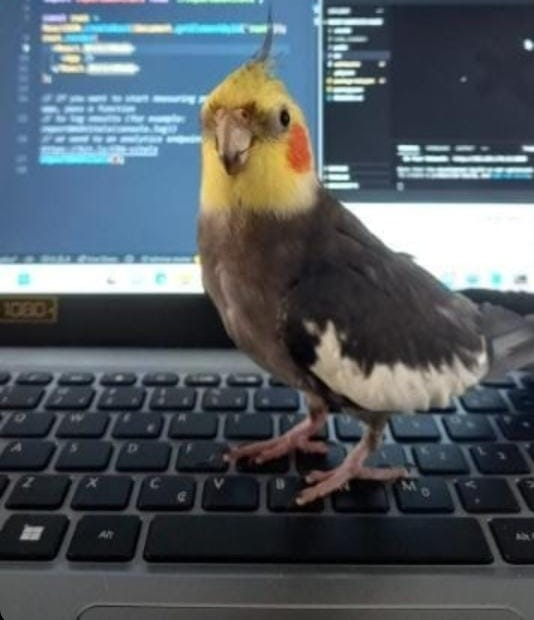
#> input picture img/animais/birdizinho.jpeg, 534 x 620 px; its folder holds only this picture in this run
$ python -i Servico.py   (imports and definitions only)
#> lines starting #> are read from the running program, lines starting #| are printed output that depends on the picture
from tkinter import *

from tkinter import filedialog
from PIL import Image, ImageTk
from tkinter import ttk
import tkinter as tk
import mysql.connector as mysql
import subprocess
import mysql.connector
import cv2
import numpy as np
from io import BytesIO
from tkinter import messagebox

#Configuração da window-----------------------------------------------------------------------------------------------------

# [6 lines not run here, left out]
largura = 700
altura = 500

# [1 line that did not run here, left out]
# [1 line that did not run here, left out]

# [1 line that did not run here, left out]
# [1 line that did not run here, left out]

# [1 line not run here, left out]

#Título-----------------------------------------------------------------------------------------------------
# [1 line that did not run here, left out]

# [64 lines left out: functions create, delete, update, not called in this run]

def abrir_consultaServico():
    subprocess.run(["python", "ConsultarServico.py"])

#Código-----------------------------------------------------------------------------------------------------
# [1 line that did not run here, left out]
# [1 line that did not run here, left out]
# [2 lines not run here, left out]

#Nome-----------------------------------------------------------------------------------------------------
# [1 line that did not run here, left out]
# [1 line that did not run here, left out]
# [2 lines not run here, left out]

#Serviços estéticos: banhos, hidratação, tosa na máquina, tosa na tesoura, tosa higiênica, desembaraçamento, tingimento #dos pelos, escovação de dentes, limpeza de ouvido e corte de unhas.
#Bem estar: dog walker/passeador, prática de esportes guiada como natação e corridas, ioga, acupuntura e fitoterápicos
#(sessões de relaxamento).
#Serviços Médicos: consultas clínicas gerais e especialidades, atendimento domiciliar, vacinação, preventivos e cirurgias.
#Educação: adestramento e hospedagem (aprendizagem de convívio com outros animais).

#Tipo de Serviço-----------------------------------------------------------------------------------------------------

# [1 line that did not run here, left out]
# [6 lines that did not run here, left out]

# [2 lines not run here, left out]

#Valor-----------------------------------------------------------------------------------------------------
# [1 line that did not run here, left out]
# [1 line that did not run here, left out]
# [2 lines not run here, left out]

#Tempo de duração-----------------------------------------------------------------------------------------------------
# [1 line that did not run here, left out]
# [1 line that did not run here, left out]
# [2 lines not run here, left out]

#Descrição-----------------------------------------------------------------------------------------------------

# [1 line that did not run here, left out]
# [2 lines that did not run here, left out]
# [2 lines not run here, left out]

#Imagem-----------------------------------------------------------------------------------------------------

def Simples(rotacao_image, angulo):
    altura, largura = rotacao_image.shape[0], rotacao_image.shape[1]
    y, x = altura / 2, largura / 2
    rotacao_matriz = cv2.getRotationMatrix2D((x, y), angulo, 1.0)
    rotacionando_image = cv2.warpAffine(rotacao_image, rotacao_matriz, (largura, altura))
    return rotacionando_image

lbl_imagem = None
imagem_original = None

# [22 lines left out: function escolher_imagem, not called in this run]

def rotacionar_imagem(imagem_pil, angulo):
    imagem_cv2 = cv2.cvtColor(np.array(imagem_pil), cv2.COLOR_RGB2BGR)
    imagem_rotacionada = Simples(imagem_cv2, angulo)
    imagem_pil_rotacionada = Image.fromarray(cv2.cvtColor(imagem_rotacionada, cv2.COLOR_BGR2RGB))
    return imagem_pil_rotacionada

def salvar_imagem_rotacionada(imagem_pil_rotacionada):
    try:
        conexao = mysql.connector.connect(host="localhost", user="root", password="", database="petshop")
        cursor = conexao.cursor()

        # Converter a imagem para bytes
        stream = BytesIO()
        imagem_pil_rotacionada.save(stream, format="JPEG")
        imagem_bytes = stream.getvalue()

        # Rotacionar a imagem em 90 graus
        imagem_rotacionada = rotacionar_imagem(imagem_pil_rotacionada, angulo=180)

        # Converter a imagem rotacionada para bytes
        stream_rotacionada = BytesIO()
        imagem_rotacionada.save(stream_rotacionada, format="JPEG")
        imagem_rotacionada_bytes = stream_rotacionada.getvalue()

        # Inserir a imagem rotacionada na tabela do banco de dados
        cursor.execute("INSERT INTO imagem (imagem_servico) VALUES (%s)", (imagem_rotacionada_bytes,))
        conexao.commit()

        cursor.close()
        conexao.close()

        messagebox.showinfo("Informação", "Imagem salva com sucesso no banco de dados!")

    except mysql.connector.Error as erro:
        messagebox.showinfo("Informação", "Erro ao salvar a imagem no banco de dados:", erro)

def rotacionar_e_salvar_imagem(imagem_pil_rotacionada):
    angulo = 180
    imagem_rotacionada = rotacionar_imagem(imagem_pil_rotacionada, angulo)
    salvar_imagem_rotacionada(imagem_rotacionada)

    # Atualizar a imagem no widget lbl_imagem
    imagem_tk_rotacionada = ImageTk.PhotoImage(imagem_rotacionada)
    lbl_imagem.configure(image=imagem_tk_rotacionada)
    lbl_imagem.image = imagem_tk_rotacionada

def btn_rotacao_click():
    global lbl_imagem, imagem_original
    pasta_inicial = PhotoImage(file=r"")
    caminho_imagem = filedialog.askopenfilename(initialdir=pasta_inicial, title="Escolha uma imagem",
                                                filetypes=(("Arquivos de imagem", "*.jpg; *.jpeg; *.png"),
                                                           ("Todos os arquivos", "*.*")))
#> the answer given: img/animais/birdizinho.jpeg
    imagem_original = Image.open(caminho_imagem)
#> imagem_original is the input picture: PIL image 534x620 RGB; mean R, G, B 82, 90.8, 97.7
    largura, altura = imagem_original.size
#> largura = 534; altura = 620
    if largura > 150:
        proporcao = largura / 150
#> proporcao = 3.56
        nova_altura = int(altura / proporcao)
#> nova_altura = 174
        imagem_original = imagem_original.resize((110, nova_altura))
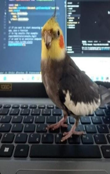
#> imagem_original: PIL image 110x174 RGB; mean R, G, B 82, 90.8, 97.7
    imagem_pil_rotacionada = rotacionar_imagem(imagem_original, angulo=180)
#> in rotacionar_imagem, `imagem_cv2 = cv2.cvtColor(np.array(imagem_pil), cv2.COLOR_RGB2BGR)`:
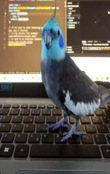
#> imagem_cv2: shape (174, 110, 3); mean R, G, B 97.7, 90.8, 82
#> in Simples, `rotacionando_image = cv2.warpAffine(rotacao_image, rotacao_matriz, (la..`:
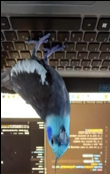
#> rotacionando_image: shape (174, 110, 3); mean R, G, B 96, 89.4, 80.8
#> in rotacionar_imagem, `imagem_pil_rotacionada = Image.fromarray(cv2.cvtColor(imagem_rotaciona..`:
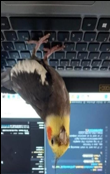
#> imagem_pil_rotacionada: PIL image 110x174 RGB; mean R, G, B 80.8, 89.4, 96
    rotacionar_e_salvar_imagem(imagem_pil_rotacionada)
#> (the call stopped at in salvar_imagem_rotacionada, `conexao = mysql.connector.connect(host="localhost", user="root", passw..`: mysql is not available in this run)

# [38 lines left out: functions alterar_imagem, excluir_imagem, not called in this run]

#Botões-----------------------------------------------------------------------------------------------------

# [1 line that did not run here, left out]
# [1 line not run here, left out]

# [1 line that did not run here, left out]
# [1 line not run here, left out]

# [1 line that did not run here, left out]
# [1 line not run here, left out]

# [1 line that did not run here, left out]
# [1 line not run here, left out]

#Ícones-----------------------------------------------------------------------------------------------------

foto_salvar = PhotoImage(file=r"img\save.png")
foto_excluir = PhotoImage(file=r"img\delete.png")
foto_alterar = PhotoImage(file=r"img\edit.png")
foto_consultar = PhotoImage(file=r"img\search.png")
foto_sair = PhotoImage(file=r"img\logout.png")

#Botões-----------------------------------------------------------------------------------------------------

# [1 line that did not run here, left out]
# [1 line that did not run here, left out]
# [1 line that did not run here, left out]
# [1 line that did not run here, left out]
# [1 line that did not run here, left out]

# [1 line not run here, left out]

#> (the run stopped early here; a loop or call above may not have finished)

$ run again, on img/animais/dogzinho.jpeg
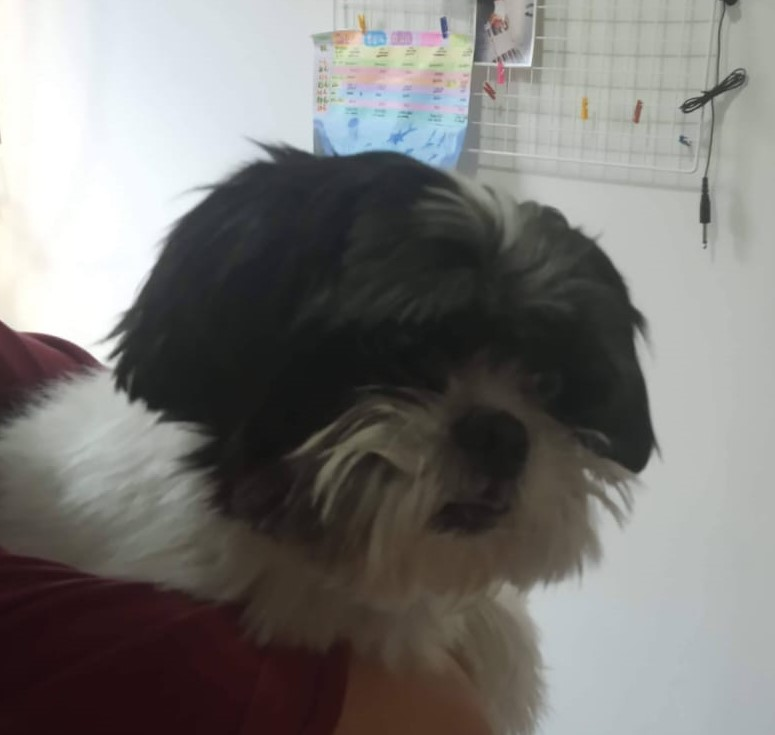
#> input picture img/animais/dogzinho.jpeg, 775 x 735 px
#> in btn_rotacao_click, imagem_original is the input picture: PIL image 775x735 RGB; mean R, G, B 122.1, 120.6, 118.2
#> imagem_original: PIL image 110x142 RGB
#> in rotacionar_imagem, `imagem_cv2 = cv2.cvtColor(np.array(imagem_pil), cv2.COLOR_RGB2BGR)`:
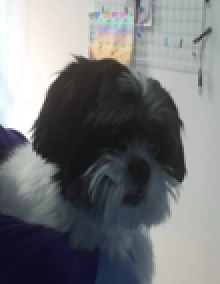
#> imagem_cv2: shape (142, 110, 3) (shown 2 times larger); mean R, G, B 118.2, 120.6, 122.1
#> in rotacionar_imagem, `imagem_pil_rotacionada = Image.fromarray(cv2.cvtColor(imagem_rotaciona..`:
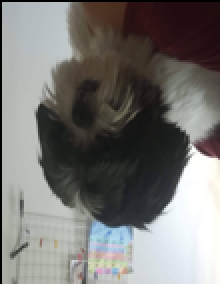
#> imagem_pil_rotacionada: PIL image 110x142 RGB (shown 2 times larger); mean R, G, B 119.5, 118, 115.7

$ run again, on img/animais/deliriozinha.jpeg
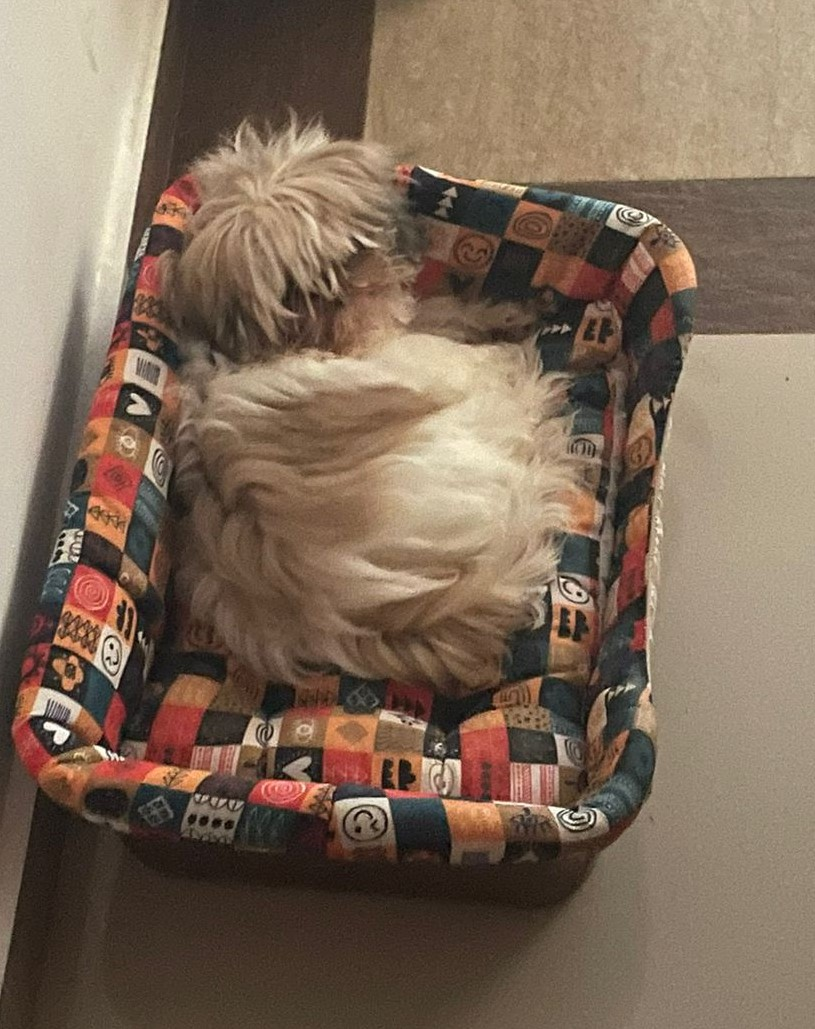
#> input picture img/animais/deliriozinha.jpeg, 815 x 1029 px
#> in btn_rotacao_click, imagem_original is the input picture: PIL image 815x1029 RGB; mean R, G, B 126.4, 106.5, 88.9
#> imagem_original: PIL image 110x189 RGB
#> in Simples, `rotacionando_image = cv2.warpAffine(rotacao_image, rotacao_matriz, (la..`:
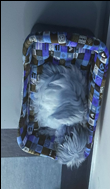
#> rotacionando_image: shape (189, 110, 3); mean R, G, B 87.1, 104.5, 124.2
#> in rotacionar_imagem, `imagem_pil_rotacionada = Image.fromarray(cv2.cvtColor(imagem_rotaciona..`:
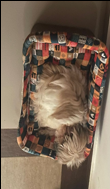
#> imagem_pil_rotacionada: PIL image 110x189 RGB; mean R, G, B 124.2, 104.5, 87.1
